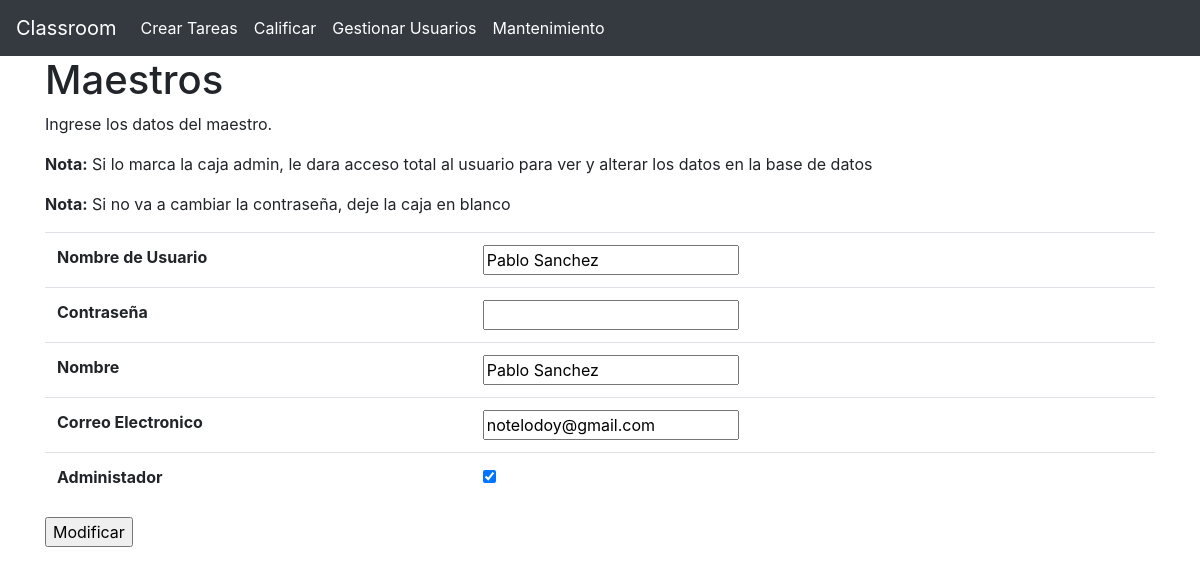
Screenshot of /gestionDeUsuarios/actualizarM/1 (signed in) with the database file from the repository.
### app.py (models this page shows)
class Maestro(db.Model):
    Id                = db.Column(db.Integer, primary_key=True)
    NombreUsuario     = db.Column(db.String(30), unique=True, nullable=False)
    Contrasena        = db.Column(db.String(32), nullable=False)
    Nombre            = db.Column(db.String(30), nullable=False)
    CorreoElectronico = db.Column(db.String(30), nullable=False)
    Admin             = db.Column(db.Boolean, nullable=False)
    clases            = db.relationship("Clases", backref="clasesPorMaestro")

### app.py (the view)
@app.route("/gestionDeUsuarios/actualizarM/<int:id>", methods=["GET", "POST"])
def gestionUsuariosActualizarM(id):
    if not "type" in session:
        return redirect("/404")
    if session["type"] != "Admin":
        flash("Cuidado, que tengo tu IP")
        return redirect("/404")
    if request.method == "POST":
        if id != 0:
            nMaestro = Maestro.query.get(id)
            contra = request.form.get("contrasena")
            if contra != "":
                nMaestro.Contrasena = hash.hash_passwd(contra)
            nMaestro.NombreUsuario     = request.form.get("nombreUsuario")
            nMaestro.Nombre            = request.form.get("nombre")
            nMaestro.CorreoElectronico = request.form.get("correoElectronico")
            nMaestro.Admin             = request.form.get("admin") == "on"
            db.session.commit()
        return redirect("/gestionDeUsuarios/actualizarM/0")
    else:
        if id == 0:
            maestros = Maestro.query.all()
            return render_template("enlistarM.html", type=session["type"], maestros=maestros)
        else:
            maestro = Maestro.query.get(id)
            return render_template("modificarM.html", type=session["type"], maestro=maestro)

### templates/modificarM.html
{% extends "base.html" %}
{% block contenido %}
    <h1>Maestros</h1>
    <p> Ingrese los datos del maestro.</p>
    <p><strong>Nota:</strong> Si lo marca la caja admin, le dara acceso total al usuario para ver y alterar los datos en la base de datos</p>
    <p><strong>Nota:</strong> Si no va a cambiar la contraseña, deje la caja en blanco</p>
    {% if maestro %}
    <form action="/gestionDeUsuarios/actualizarM/{{ maestro.Id }}" method="post">
        <table class="table">
            <tr>
                <th>Nombre de Usuario</th>
                <th><input type="text" name="nombreUsuario" value="{{ maestro.NombreUsuario }}" /></th>
            </tr>
            <tr>
                <th>Contraseña</th>
                <th><input type="text" name="contrasena" value="" /></th>
            </tr>
            <tr>
                <th>Nombre</th>
                <th><input type="text" name="nombre" value="{{ maestro.Nombre }}" /></th>
            </tr>
            <tr>
                <th>Correo Electronico</th>
                <th><input type="email" name="correoElectronico" value="{{ maestro.CorreoElectronico }}" /></th>
            </tr>
            <tr>
                <th>Administador</th>
                <th><input type="checkbox" name="admin"
                           {% if maestro.Admin %}
                               checked="on"
                           {% else %}
                               checked="off"
                           {% endif %}
                    /></th>
            </tr>
        </table>
        <input type="submit" value="Modificar"/>
    </form>
    {% else %}
    <h1>
        No se que haces, pero si te pones a trastear mas, vas a romper el sitio.
    </h1>
    {% endif %}
{% endblock %}

### rows the page displays
Maestro: nombreUsuario "Pablo Sanchez", nombre "Pablo Sanchez", correoElectronico "notelodoy@gmail.com", Admin "☑"
